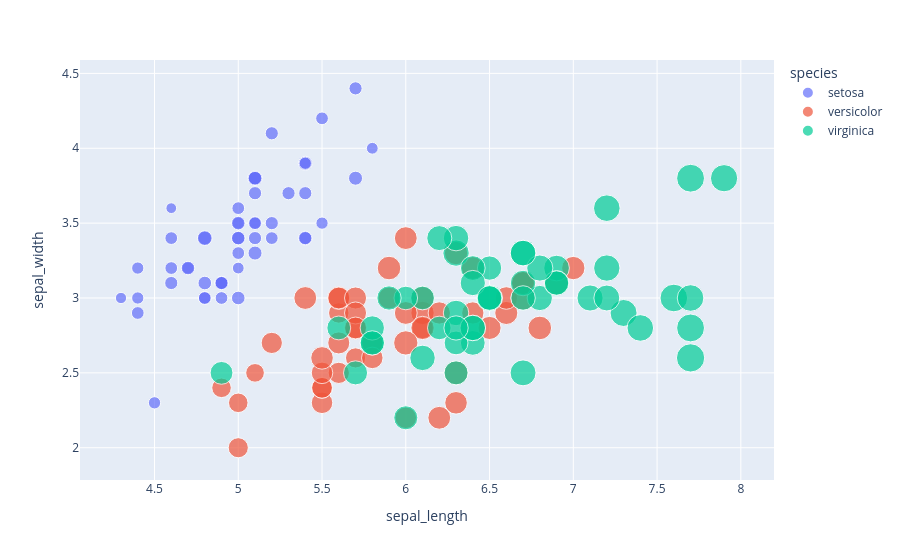

The notebook cell this image was saved under:
### Code cell
fig = px.scatter(
    df_iris,
    x="sepal_length", y="sepal_width",
    color="species", size="petal_length"
)
fig.show()

### Figure 1 — Plotly figure (JSON) as saved in the notebook; plotly's stock layout.template omitted (floating-point values rounded to 4 significant figures)
{"data": [{"hovertemplate": "species=setosa<br>sepal_length=%{x}<br>sepal_width=%{y}<br>petal_length=%{marker.size}<extra></extra>", "legendgroup": "setosa", "marker": {"color": "#636efa", "size": [1.4, 1.4, 1.3, 1.5, 1.4, 1.7, 1.4, 1.5, 1.4, 1.5, 1.5, 1.6, 1.4, 1.1, 1.2, 1.5, 1.3, 1.4, 1.7, 1.5, 1.7, 1.5, 1.0, 1.7, 1.9, 1.6, 1.6, 1.5, 1.4, 1.6, 1.6, 1.5, 1.5, 1.4, 1.5, 1.2, 1.3, 1.5, 1.3, 1.5, 1.3, 1.3, 1.3, 1.6, 1.9, 1.4, 1.6, 1.4, 1.5, 1.4], "sizemode": "area", "sizeref": 0.01725, "symbol": "circle"}, "mode": "markers", "name": "setosa", "orientation": "v", "showlegend": true, "type": "scatter", "x": [5.1, 4.9, 4.7, 4.6, 5.0, 5.4, 4.6, 5.0, 4.4, 4.9, 5.4, 4.8, 4.8, 4.3, 5.8, 5.7, 5.4, 5.1, 5.7, 5.1, 5.4, 5.1, 4.6, 5.1, 4.8, 5.0, 5.0, 5.2, 5.2, 4.7, 4.8, 5.4, 5.2, 5.5, 4.9, 5.0, 5.5, 4.9, 4.4, 5.1, 5.0, 4.5, 4.4, 5.0, 5.1, 4.8, 5.1, 4.6, 5.3, 5.0], "xaxis": "x", "y": [3.5, 3.0, 3.2, 3.1, 3.6, 3.9, 3.4, 3.4, 2.9, 3.1, 3.7, 3.4, 3.0, 3.0, 4.0, 4.4, 3.9, 3.5, 3.8, 3.8, 3.4, 3.7, 3.6, 3.3, 3.4, 3.0, 3.4, 3.5, 3.4, 3.2, 3.1, 3.4, 4.1, 4.2, 3.1, 3.2, 3.5, 3.1, 3.0, 3.4, 3.5, 2.3, 3.2, 3.5, 3.8, 3.0, 3.8, 3.2, 3.7, 3.3], "yaxis": "y"}, {"hovertemplate": "species=versicolor<br>sepal_length=%{x}<br>sepal_width=%{y}<br>petal_length=%{marker.size}<extra></extra>", "legendgroup": "versicolor", "marker": {"color": "#EF553B", "size": [4.7, 4.5, 4.9, 4.0, 4.6, 4.5, 4.7, 3.3, 4.6, 3.9, 3.5, 4.2, 4.0, 4.7, 3.6, 4.4, 4.5, 4.1, 4.5, 3.9, 4.8, 4.0, 4.9, 4.7, 4.3, 4.4, 4.8, 5.0, 4.5, 3.5, 3.8, 3.7, 3.9, 5.1, 4.5, 4.5, 4.7, 4.4, 4.1, 4.0, 4.4, 4.6, 4.0, 3.3, 4.2, 4.2, 4.2, 4.3, 3.0, 4.1], "sizemode": "area", "sizeref": 0.01725, "symbol": "circle"}, "mode": "markers", "name": "versicolor", "orientation": "v", "showlegend": true, "type": "scatter", "x": [7.0, 6.4, 6.9, 5.5, 6.5, 5.7, 6.3, 4.9, 6.6, 5.2, 5.0, 5.9, 6.0, 6.1, 5.6, 6.7, 5.6, 5.8, 6.2, 5.6, 5.9, 6.1, 6.3, 6.1, 6.4, 6.6, 6.8, 6.7, 6.0, 5.7, 5.5, 5.5, 5.8, 6.0, 5.4, 6.0, 6.7, 6.3, 5.6, 5.5, 5.5, 6.1, 5.8, 5.0, 5.6, 5.7, 5.7, 6.2, 5.1, 5.7], "xaxis": "x", "y": [3.2, 3.2, 3.1, 2.3, 2.8, 2.8, 3.3, 2.4, 2.9, 2.7, 2.0, 3.0, 2.2, 2.9, 2.9, 3.1, 3.0, 2.7, 2.2, 2.5, 3.2, 2.8, 2.5, 2.8, 2.9, 3.0, 2.8, 3.0, 2.9, 2.6, 2.4, 2.4, 2.7, 2.7, 3.0, 3.4, 3.1, 2.3, 3.0, 2.5, 2.6, 3.0, 2.6, 2.3, 2.7, 3.0, 2.9, 2.9, 2.5, 2.8], "yaxis": "y"}, {"hovertemplate": "species=virginica<br>sepal_length=%{x}<br>sepal_width=%{y}<br>petal_length=%{marker.size}<extra></extra>", "legendgroup": "virginica", "marker": {"color": "#00cc96", "size": [6.0, 5.1, 5.9, 5.6, 5.8, 6.6, 4.5, 6.3, 5.8, 6.1, 5.1, 5.3, 5.5, 5.0, 5.1, 5.3, 5.5, 6.7, 6.9, 5.0, 5.7, 4.9, 6.7, 4.9, 5.7, 6.0, 4.8, 4.9, 5.6, 5.8, 6.1, 6.4, 5.6, 5.1, 5.6, 6.1, 5.6, 5.5, 4.8, 5.4, 5.6, 5.1, 5.1, 5.9, 5.7, 5.2, 5.0, 5.2, 5.4, 5.1], "sizemode": "area", "sizeref": 0.01725, "symbol": "circle"}, "mode": "markers", "name": "virginica", "orientation": "v", "showlegend": true, "type": "scatter", "x": [6.3, 5.8, 7.1, 6.3, 6.5, 7.6, 4.9, 7.3, 6.7, 7.2, 6.5, 6.4, 6.8, 5.7, 5.8, 6.4, 6.5, 7.7, 7.7, 6.0, 6.9, 5.6, 7.7, 6.3, 6.7, 7.2, 6.2, 6.1, 6.4, 7.2, 7.4, 7.9, 6.4, 6.3, 6.1, 7.7, 6.3, 6.4, 6.0, 6.9, 6.7, 6.9, 5.8, 6.8, 6.7, 6.7, 6.3, 6.5, 6.2, 5.9], "xaxis": "x", "y": [3.3, 2.7, 3.0, 2.9, 3.0, 3.0, 2.5, 2.9, 2.5, 3.6, 3.2, 2.7, 3.0, 2.5, 2.8, 3.2, 3.0, 3.8, 2.6, 2.2, 3.2, 2.8, 2.8, 2.7, 3.3, 3.2, 2.8, 3.0, 2.8, 3.0, 2.8, 3.8, 2.8, 2.8, 2.6, 3.0, 3.4, 3.1, 3.0, 3.1, 3.1, 3.1, 2.7, 3.2, 3.3, 3.0, 2.5, 3.0, 3.4, 3.0], "yaxis": "y"}], "layout": {"legend": {"itemsizing": "constant", "title": {"text": "species"}, "tracegroupgap": 0}, "margin": {"t": 60}, "xaxis": {"anchor": "y", "domain": [0, 1], "title": {"text": "sepal_length"}}, "yaxis": {"anchor": "x", "domain": [0, 1], "title": {"text": "sepal_width"}}}}
